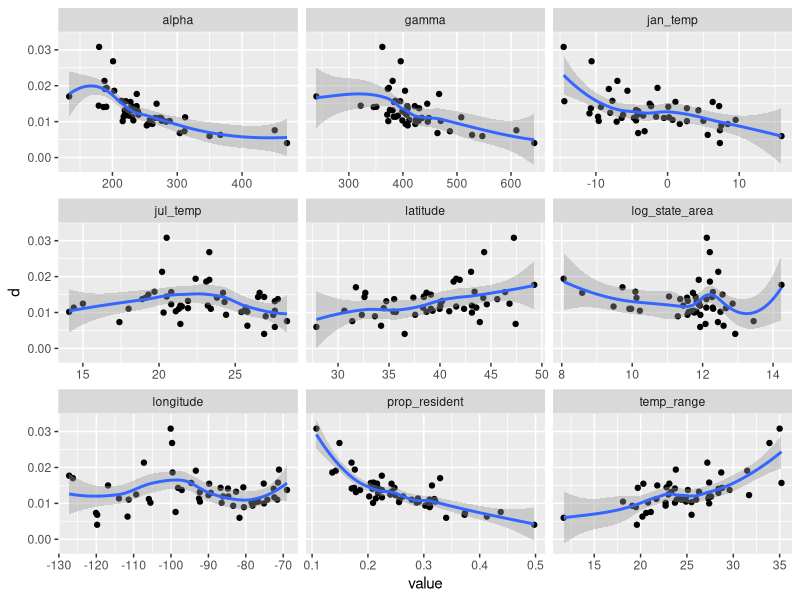
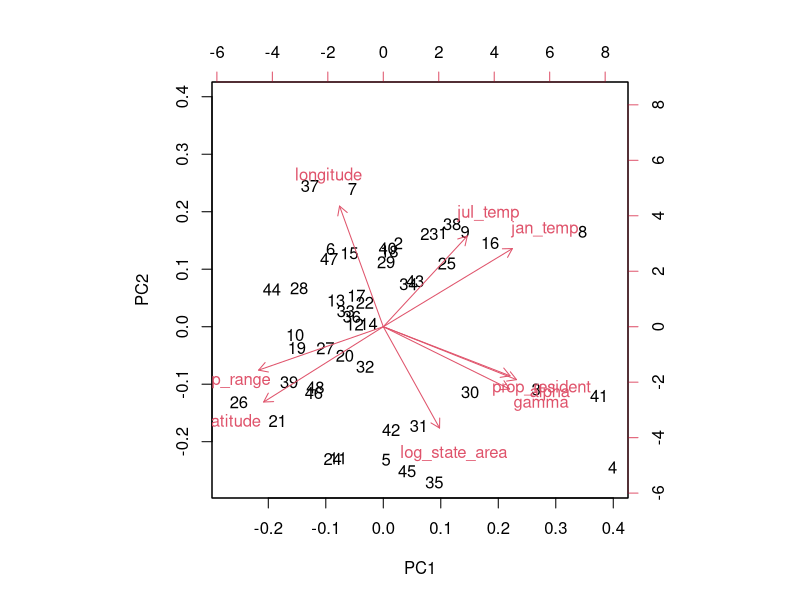

These figures' R source, in order:
library(tidyverse)
distances <- read_csv("data/distances.csv")

distances %>%
  gather(
    key = var,
    value = value,
    alpha, gamma, prop_resident, log_state_area:temp_range
  ) %>%
  ggplot(aes(x = value,y = d)) +
  geom_point() +
  geom_smooth() +
  facet_wrap(~var, scales = "free_x")

db <- distances %>%
  dplyr::select(alpha, gamma, prop_resident, log_state_area:temp_range) %>%
  filter(complete.cases(.))

cor(
  db,
  method = "spearman"
)

pca <- prcomp(db,
              scale = TRUE)
biplot(pca)
